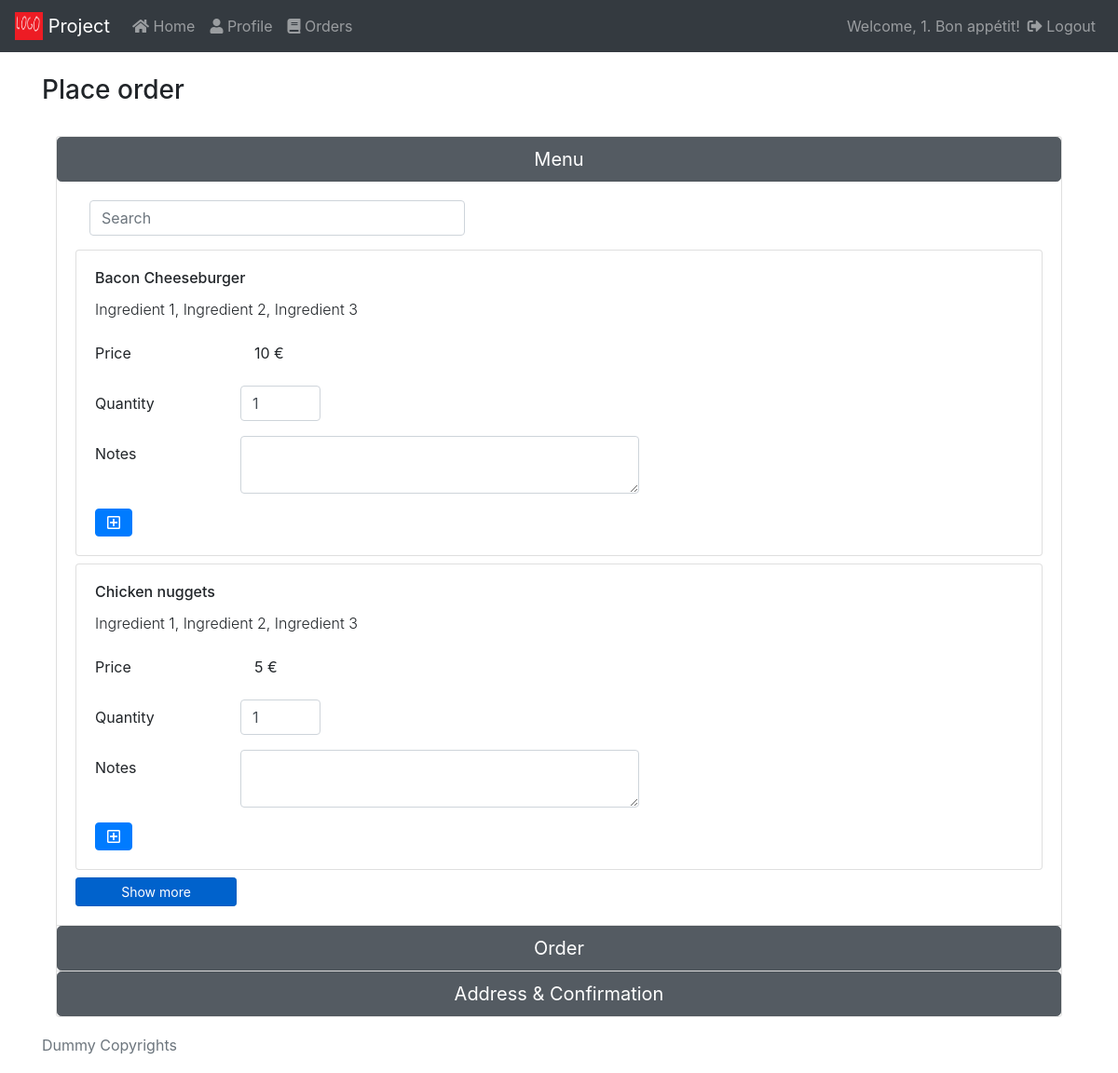
Page /place_order.php?provider=1 (signed in) on the committed database.
### tables this page shows
CREATE TABLE `product` (
  `product_id` int(11) NOT NULL AUTO_INCREMENT,
  `product_name` varchar(45) NOT NULL,
  `product_description` varchar(200) DEFAULT NULL,
  `product_price` float NOT NULL,
  `provider_id` int(11) NOT NULL,
  PRIMARY KEY (`product_id`),
  KEY `provider_id_idx` (`provider_id`),
  CONSTRAINT `provider_id` FOREIGN KEY (`provider_id`) REFERENCES `provider` (`provider_id`)
);

### place_order.php (the view, shortened to what this page needs)
<?php
include("fragments/connection-begin.php");
?>
<!DOCTYPE html>
<html lang="en">
<head>
  <?php include("fragments/head-contents.php"); ?>
</head>
<body>
  <?php include("fragments/navbar.php"); ?>
  <div class="container mt-4 mb-4">
    <h3 class="pb-2">Place order</h3>
    <div class="container accordion mt-4 mb-4" id="mainAccordion">
      <div class="card main-card">
        <button class="btn btn-secondary btn-lg btn-block active" id="headingMenu" data-toggle="collapse" data-target="#collapseMenu" aria-expanded="true" aria-controls="collapseMenu">
          Menu
        </button>
        <div id="collapseMenu" class="collapse show" aria-labelledby="headingMenu" data-parent="#mainAccordion">
          <div class="card-body" id="listedProducts">
            <div class="card-searchbar col-5">
              <input class="form-control" id="searchProducts" type="search" placeholder="Search" aria-label="Search">
            </div>
            <?php
            $productGroupSize = 2;
            if ($listedProducts = $conn->query("
            SELECT product_id, product_name, product_price
            FROM provider
            JOIN product
            ON provider.provider_id = product.provider_id
            WHERE provider.provider_id ='".$_GET['provider']."'
            ")) {
              $productNumber = 0;
              while ($product = $listedProducts->fetch_assoc()) {
                ?>
                <div class="card mt-2 productCard d-none" data-product-group="<?php echo (int)($productNumber / $productGroupSize); ?>" data-product-id="<?php echo $product['product_id']; ?>">
                  <div class="card-body">
                    <h6 class="card-title"><?php echo $product['product_name']; ?></h5>
                    <p class="card-text font-weight-light">Ingredient 1, Ingredient 2, Ingredient 3</p>
                    <form class="form-group row">
                      <label class="col-sm-2 col-form-label">Price</label>
                      <label class="col-sm-1 col-form-label"><?php echo $product['product_price']." €"; ?></label>
                    </form>
                    <form class="form-group row">
                      <label for="product<?php echo $product['product_id']; ?>Quantity" class="col-sm-2 col-form-label">Quantity</label>
                      <input type="number" class="form-control col-sm-1" id="product<?php echo $product['product_id']; ?>Quantity" placeholder="Quantity" value="1" required>
                    </form>
                    <form class="form-group row">
                      <label for="product<?php echo $product['product_id']; ?>Notes" class="col-sm-2 col-form-label">Notes</label>
                      <textarea class="form-control col-sm-5" id="product<?php echo $product['product_id']; ?>Notes"></textarea>
                    </form>
                    <a href="#" class="btn btn-primary far fa-plus-square"></a>
                  </div>
                </div>
                <?php
                $productNumber = $productNumber + 1;
              }
            }
            ?>
            <button class="btn btn-primary btn-sm btn-block active col-2 mt-2" id="productsShowMore">
              Show more
            </button>
        </div>
      </div>
    </div>
    <div class="card main-card">
      <button class="btn btn-secondary btn-lg btn-block active" id="headingOrder" data-toggle="collapse" data-target="#collapseOrder" aria-expanded="false" aria-controls="collapseOrder">
        Order
      </button>
        </div>
        <div class="card main-card">
          <button class="btn btn-secondary btn-lg btn-block active" id="headingConfirmation" data-toggle="collapse" data-target="#collapseConfirmation" aria-expanded="false" aria-controls="collapseConfirmation">
            Address &amp; Confirmation
          </button>
        </div>
      </div>
    </div>
  <?php
  include("fragments/footer.php");
  ?>
</body>
</html>

### styles/style.css (style rules this page uses)
.card-searchbar { margin-bottom: 15px; }
html { position: relative; min-height: 100%; }
body { margin-bottom: 60px; }

### rows in the picture
product: product_name "Bacon Cheeseburger", product_price "10"
product: product_name "Chicken nuggets", product_price "5"

### other values in the picture
$_SESSION['user_name'] "1"
